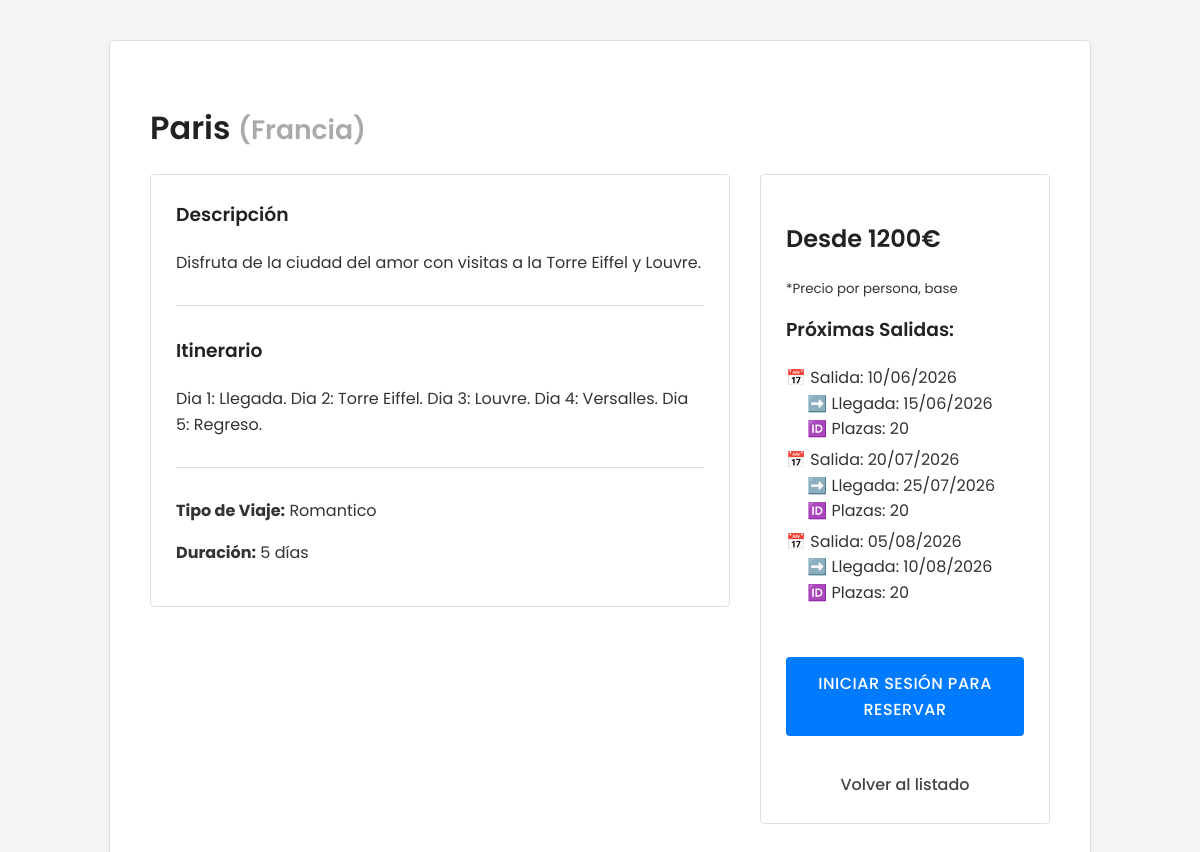
Screenshot of /detalles_viaje.php?id=PAQ001 with the database file from the repository.
### tables this page shows
CREATE TABLE paquetes_turisticos (
    id_paquete VARCHAR(50) PRIMARY KEY,
    destino_pais VARCHAR(100),
    destino_ciudad VARCHAR(100),
    tipo_viaje VARCHAR(50),
    duracion INT,
    descripcion_detallada TEXT,
    itinerario TEXT,
    plazas INT,
    precio_base DOUBLE,
    id_proveedor VARCHAR(50),
    FOREIGN KEY (id_proveedor) REFERENCES proveedores(id_proveedor) ON DELETE CASCADE
);

CREATE TABLE viajes (
    id_viaje VARCHAR(50) PRIMARY KEY,
    id_paquete VARCHAR(50),
    fecha_salida DATE,
    fecha_llegada DATE,
    coeficiente_temporada DOUBLE,  
    plazas_disponibles INT DEFAULT 0,
    FOREIGN KEY (id_paquete) REFERENCES paquetes_turisticos(id_paquete) ON DELETE CASCADE
);

### detalles_viaje.php (the view, shortened to what this page needs)
<?php
include 'conexion.php';
$id_paquete = isset($_GET['id']) ? $_GET['id'] : null;
$query = "SELECT * FROM paquetes_turisticos WHERE id_paquete = '$id_paquete'";
$res = mysqli_query($conex, $query);
$paquete = mysqli_fetch_array($res);
$query_dates = "SELECT * FROM viajes WHERE id_paquete = '$id_paquete' AND fecha_salida >= CURDATE() ORDER BY fecha_salida ASC";
$res_dates = mysqli_query($conex, $query_dates);
?>
<html>
<head>
    <link rel="stylesheet" href="style.css">
</head>
<body>
    <div class="container">
        <h1><?php echo $paquete['destino_ciudad']; ?> <small
                style="color:#aaa;">(<?php echo $paquete['destino_pais']; ?>)</small></h1>
        <div class="details-grid" style="display: grid; grid-template-columns: 2fr 1fr; gap: 30px; margin-top: 20px;">
            <div class="main-info">
                <div class="card">
                    <h3>Descripción</h3>
                    <p><?php echo $paquete['descripcion_detallada']; ?></p>
                    <hr>
                    <h3>Itinerario</h3>
                    <p style="white-space: pre-line;"><?php echo $paquete['itinerario']; ?></p>
                    <hr>
                    <p><strong>Tipo de Viaje:</strong> <?php echo $paquete['tipo_viaje']; ?></p>
                    <p><strong>Duración:</strong> <?php echo $paquete['duracion']; ?> días</p>
                </div>
            </div>
            <div class="sidebar">
                <div class="card" style="position: sticky; top: 20px;">
                    <h2>Desde <?php echo $paquete['precio_base']; ?>€</h2>
                    <p><small>*Precio por persona, base</small></p>
                    <h3>Próximas Salidas:</h3>
                    <?php if (mysqli_num_rows($res_dates) > 0): ?>
                        <ul style="list-style: none; padding: 0;">
                            <?php
                            $count = 0;
                            while ($fecha = mysqli_fetch_array($res_dates)):
                                if ($count >= 3)
                                    break;
                                $f_salida = date("d/m/Y", strtotime($fecha['fecha_salida']));
                                $f_llegada = date("d/m/Y", strtotime($fecha['fecha_llegada']));
                                echo "<li style='margin-bottom: 5px;'>📅 Salida: $f_salida <br>&nbsp;&nbsp;&nbsp;&nbsp;&nbsp;➡️ Llegada: $f_llegada <br>&nbsp;&nbsp;&nbsp;&nbsp;&nbsp;🆔 Plazas: " . $fecha['plazas_disponibles'] . "</li>";
                                $count++;
                            endwhile;
                            ?>
                        </ul>
                    <?php else: ?>
                        <p>No hay fechas programadas.</p>
                    <?php endif; ?>
                    <br>
                    <?php if (isset($_SESSION['usuario'])): ?>
                        <a href="reservar.php?id=<?php echo $id_paquete; ?>" class="button"
                            style="display: block; text-align: center; background-color: #28a745;">Reservar Ahora</a>
                    <?php else: ?>
                        <a href="login.php" class="button"
                            style="display: block; text-align: center; background-color: #007bff;">Iniciar Sesión para
                            Reservar</a>
                    <?php endif; ?>
                    <br>
                    <a href="index.php" style="display: block; text-align: center;">Volver al listado</a>
                </div>
            </div>
        </div>
    </div>
</body>
</html>

### style.css (style rules this page uses)
body { margin: 0; padding: 0; font-family: 'Poppins', 'Segoe UI', Helvetica, Arial, sans-serif; background-color: #f5f5f5; color: #333333; line-height: 1.6; min-height: 100vh; display: flex; flex-direction: column; align-items: center; }
h1, h2, h3 { color: #222222; margin-bottom: 20px; font-weight: 600; }
a { color: #444444; text-decoration: none; font-weight: 500; border-bottom: 1px solid transparent; transition: all 0.3s; }
.container { background-color: #ffffff; border: 1px solid #e0e0e0; border-radius: 4px; padding: 40px; width: 90%; max-width: 900px; margin: 40px auto; box-shadow: 0 4px 6px rgba(0, 0, 0, 0.05); }
input[type="submit"], .button, .btn { width: 100%; background-color: #333333; color: #ffffff; padding: 14px 20px; margin: 10px 0; border: none; border-radius: 4px; cursor: pointer; font-size: 1rem; font-weight: 500; text-align: center; display: inline-block; box-sizing: border-box; text-decoration: none; text-transform: uppercase; letter-spacing: 0.5px; transition: background-color 0.3s; }
a.button { width: auto; }
.card { background-color: #ffffff; border: 1px solid #e0e0e0; border-radius: 4px; padding: 25px; margin-bottom: 20px; transition: box-shadow 0.3s; }
.card h3 { margin-top: 0; color: #222; }
hr { border: 0; border-top: 1px solid #e0e0e0; margin: 30px 0; }
.details-grid { display: grid; grid-template-columns: 2fr 1fr; gap: 30px; }

### rows the page displays
paquetes_turisticos: destino_ciudad "Paris", destino_pais "Francia", descripcion_detallada "Disfruta de la ciudad del amor con visitas a la Torre Eiffel y Louvre.", itinerario "Dia 1: Llegada. Dia 2: Torre Eiffel. Dia 3: Louvre. Dia 4: Versalles. Dia 5: Regreso.", tipo_viaje "Romantico", duracion "5", precio_base "1200"
viajes: fecha_salida "10/06/2026", fecha_llegada "15/06/2026", plazas_disponibles "20"
viajes: fecha_salida "20/07/2026", fecha_llegada "25/07/2026", plazas_disponibles "20"
viajes: fecha_salida "05/08/2026", fecha_llegada "10/08/2026", plazas_disponibles "20"
